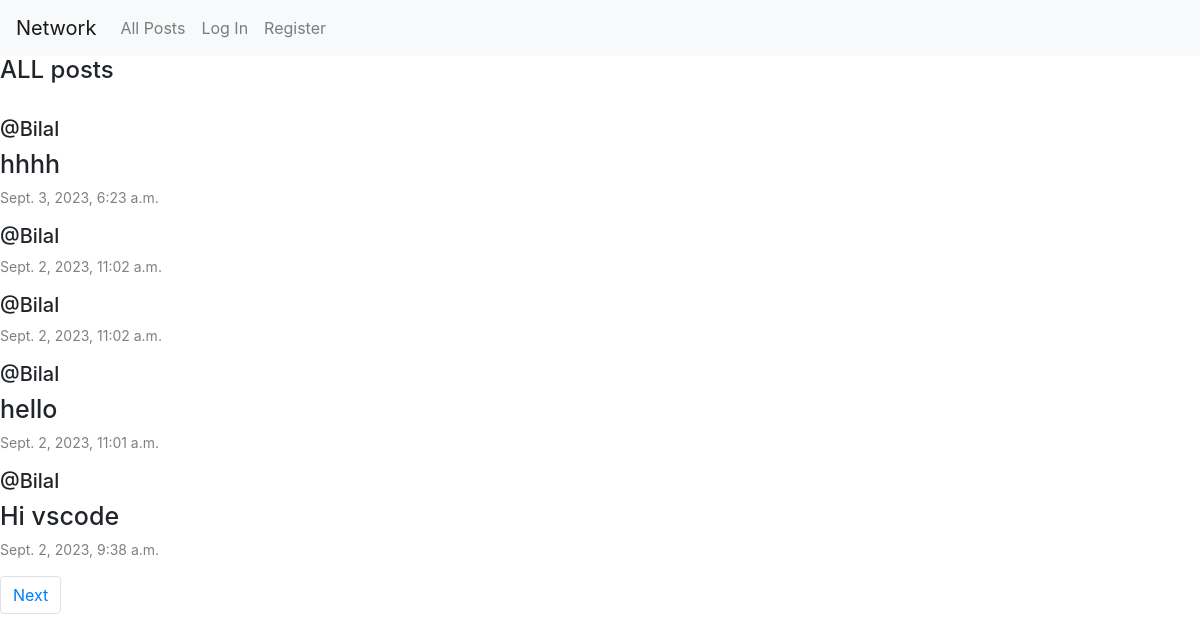
The page / on the database its author committed.
### network/models.py (models this page shows, shortened)
class post(models.Model):
     content=models.CharField(max_length=140)
     user=models.ForeignKey(User,on_delete=models.CASCADE,related_name='auther')
     date=models.DateTimeField(auto_now_add=True)

class User(AbstractUser):
    pass

### network/views.py (the view)
# urls.py: path("", views.index, name="index"),
def index(request):
    all_posts = post.objects.all().order_by('id').reverse()
    paginator = Paginator(all_posts, 1)
    page_number = request.GET.get('page')
    post_page = paginator.get_page(page_number)
    return render(request, "network/index.html", {
        'all_posts': all_posts,
        'post_page': post_page
    })

### network/templates/network/index.html (shortened to what this page needs)
{% extends "network/layout.html" %}
{% block body %}
    <h4>ALL posts</h4><br>
    <div class="post_page">
    {% for post in all_posts %}
    <div class="Post_con">
        <h5 class="username">@{{ post.user }}</h5>
        <h6 class="content">{{ post.content }}</h6>
        <p class="date">{{ post.date }}</p>
    </div>
    {% endfor %}
    </div>
    <nav aria-label="Page navigation example">
        <ul class="pagination">
            {% if post_page.has_next %}
                <li class="page-item"><a class="page-link" href="?page={{ post_page.next_page_number }}">Next</a></li>
            {% endif %}
        </ul>
    </nav>
{% endblock %}

### network/static/network/styles.css (style rules this page uses)
.content { font-size: 25px; }
.date { color:gray; font-size: 14px; }

### rows shown on the page
post: user "Bilal", content "hhhh", date "Sept. 3, 2023, 6:23 a.m."
post: user "Bilal", date "Sept. 2, 2023, 11:02 a.m."
post: user "Bilal", date "Sept. 2, 2023, 11:02 a.m."
post: user "Bilal", content "hello", date "Sept. 2, 2023, 11:01 a.m."
post: user "Bilal", content "Hi vscode", date "Sept. 2, 2023, 9:38 a.m."
